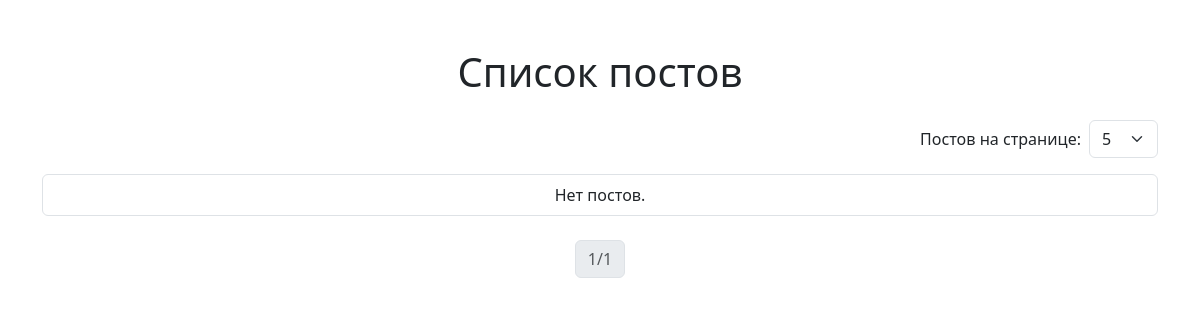
/posts/, run on an earlier commit of the app's database.
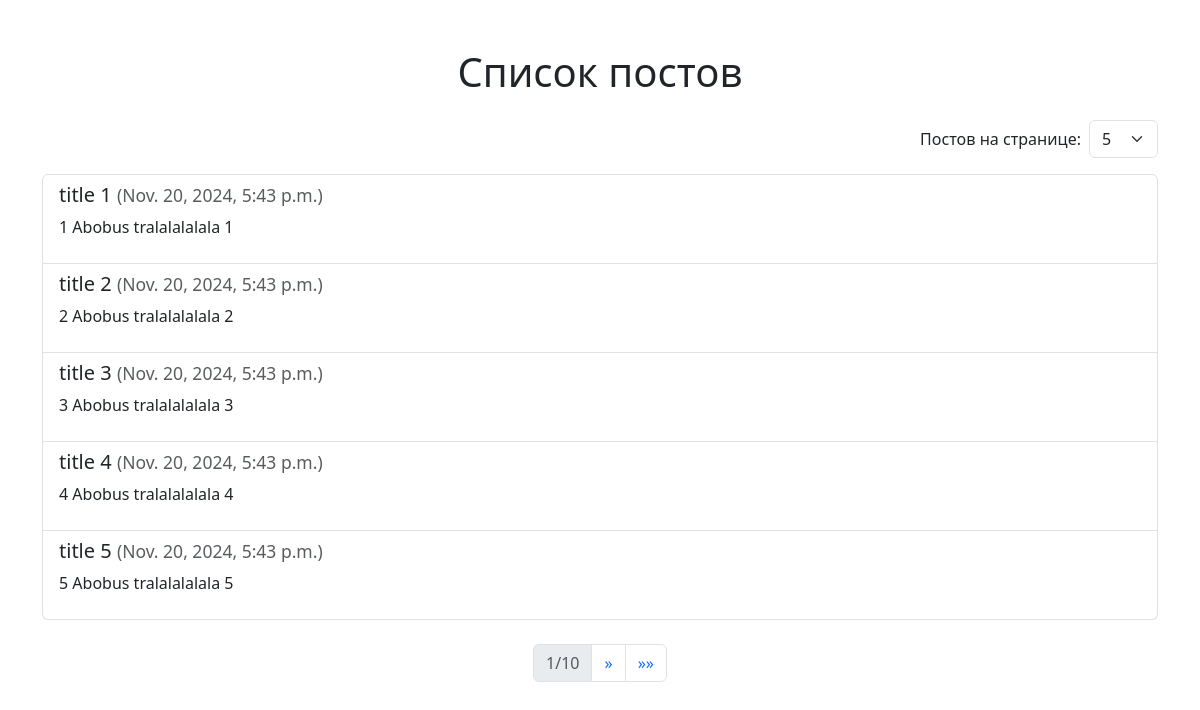
And on a later commit of the database.
### posts/models.py (models this page shows)
class Post(models.Model):
    title = models.CharField(max_length=255)
    content = models.TextField()
    cread_at = models.DateTimeField(auto_now_add=True)

### posts/views.py (the view)
# urls.py: path('posts/', post_list)
def post_list(request):
    posts = Post.objects.all()
    items_per_page = request.GET.get('items')
    if items_per_page:
        request.session['items_per_page'] = items_per_page
    else:
        items_per_page = request.session.get('items_per_page')
    items_per_page = int(items_per_page) if items_per_page else 5
    paginator = Paginator(posts, items_per_page)
    page_number = request.GET.get('page', 1)
    try:
        page_posts = paginator.get_page(page_number)
    except EmptyPage:
        page_posts = paginator.page(paginator.num_pages)
    return render(request, 'posts/post_page.html', {'page_posts': page_posts, 'paginator': paginator})

### templates/posts/post_page.html (shortened to what this page needs)
{% extends 'posts/base.html' %}
{% block content %}
<div class="container mt-5">
    <h1 class="mb-4 text-center">Список постов</h1>
    <form method="get" class="mb-3 d-flex justify-content-end align-items-center">
        <label for="itemsPerPage" class="me-2">Постов на странице:</label>
        <select name="items" id="itemsPerPage" class="form-select w-auto" onchange="this.form.submit()">
            <option value="5" {% if request.GET.items == "5" %}selected{% endif %}>5</option>
        </select>
    </form>
    <ul class="list-group">
        {% for post in page_posts %}
            <li class="list-group-item">
                <h5 class="mb-2">{{ post.title }} <small class="text-muted">({{ post.cread_at }})</small></h5>
                <p>{{ post.content }}</p>
            </li>
        {% empty %}
            <li class="list-group-item text-center">Нет постов.</li>
        {% endfor %}
    </ul>
    <nav class="mt-4">
        <ul class="pagination justify-content-center">
            <li class="page-item disabled">
                <span class="page-link">{{ page_posts.number }}/{{ paginator.num_pages }}</span>
            </li>
            {% if page_posts.has_next %}
                <li class="page-item">
                    <a class="page-link" href="?page={{ page_posts.next_page_number }}" aria-label="Следующая страница">
                        &raquo;
                    </a>
                </li>
                <li class="page-item">
                    <a class="page-link" href="?page={{ paginator.num_pages }}" aria-label="Последняя страница">
                        &raquo;&raquo;
                    </a>
                </li>
            {% endif %}
        </ul>
    </nav>
</div>
{% endblock %}

### templates/posts/base.html (shortened to what this page needs)
<!DOCTYPE html>
<html lang="ru">
<head>
    <link href="https://cdn.jsdelivr.net/npm/bootstrap@5.3.2/dist/css/bootstrap.min.css" rel="stylesheet">
</head>
<body>
    {% block content %}{% endblock %}
</body>
</html>

What changed in the data, as far as the page shows it:
added Post: title "title 1", cread_at "Nov. 20, 2024, 5:43 p.m.", content "1 Abobus tralalalalala 1"
added Post: title "title 2", cread_at "Nov. 20, 2024, 5:43 p.m.", content "2 Abobus tralalalalala 2"
added Post: title "title 3", cread_at "Nov. 20, 2024, 5:43 p.m.", content "3 Abobus tralalalalala 3"
added Post: title "title 4", cread_at "Nov. 20, 2024, 5:43 p.m.", content "4 Abobus tralalalalala 4"
added Post: title "title 5", cread_at "Nov. 20, 2024, 5:43 p.m.", content "5 Abobus tralalalalala 5"
Also different on the page:
{{ paginator.num_pages }}: "1" → "10"
text no longer shown: "Нет постов."
